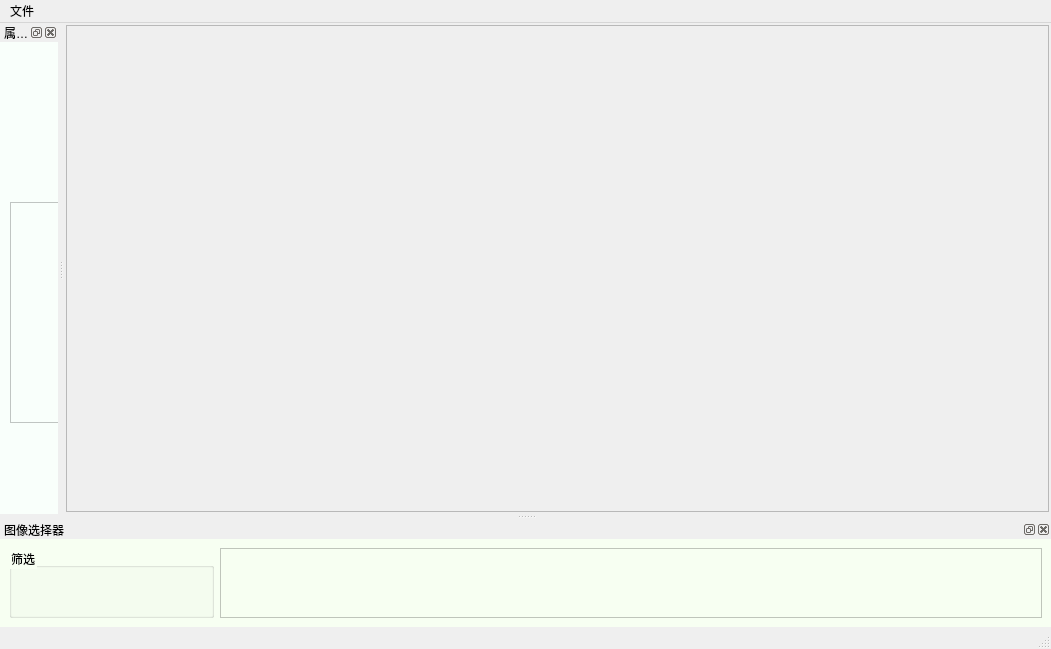
<?xml version="1.0" encoding="UTF-8"?>
<ui version="4.0">
 <class>MainWindow</class>
 <widget class="QMainWindow" name="MainWindow">
  <property name="geometry">
   <rect>
    <x>0</x>
    <y>0</y>
    <width>1051</width>
    <height>649</height>
   </rect>
  </property>
  <property name="windowTitle">
   <string>数据集</string>
  </property>
  <widget class="QWidget" name="centralwidget">
   <layout class="QGridLayout" name="gridLayout_2">
    <property name="leftMargin">
     <number>2</number>
    </property>
    <property name="topMargin">
     <number>2</number>
    </property>
    <property name="rightMargin">
     <number>2</number>
    </property>
    <property name="bottomMargin">
     <number>2</number>
    </property>
    <item row="0" column="0">
     <widget class="QFrame" name="frame">
      <property name="frameShape">
       <enum>QFrame::StyledPanel</enum>
      </property>
      <property name="frameShadow">
       <enum>QFrame::Sunken</enum>
      </property>
     </widget>
    </item>
   </layout>
  </widget>
  <widget class="QMenuBar" name="menubar">
   <property name="geometry">
    <rect>
     <x>0</x>
     <y>0</y>
     <width>1051</width>
     <height>23</height>
    </rect>
   </property>
   <widget class="QMenu" name="menu">
    <property name="title">
     <string>文件</string>
    </property>
    <addaction name="Dataset_open_a"/>
   </widget>
   <addaction name="menu"/>
  </widget>
  <widget class="QStatusBar" name="statusbar"/>
  <widget class="QDockWidget" name="dockWidget_2">
   <property name="styleSheet">
    <string notr="true">background-color: rgb(247, 255, 242);</string>
   </property>
   <property name="windowTitle">
    <string>图像选择器</string>
   </property>
   <attribute name="dockWidgetArea">
    <number>8</number>
   </attribute>
   <widget class="QWidget" name="dockWidgetContents_2">
    <layout class="QGridLayout" name="gridLayout" columnstretch="2,8">
     <item row="0" column="0">
      <widget class="QGroupBox" name="groupBox">
       <property name="title">
        <string>筛选</string>
       </property>
      </widget>
     </item>
     <item row="0" column="1">
      <widget class="QScrollArea" name="scrollArea">
       <property name="widgetResizable">
        <bool>true</bool>
       </property>
       <widget class="QWidget" name="scrollAreaWidgetContents">
        <property name="geometry">
         <rect>
          <x>0</x>
          <y>0</y>
          <width>820</width>
          <height>146</height>
         </rect>
        </property>
       </widget>
      </widget>
     </item>
    </layout>
   </widget>
  </widget>
  <widget class="QDockWidget" name="dockWidget_3">
   <property name="styleSheet">
    <string notr="true">background-color: rgb(249, 255, 251);</string>
   </property>
   <property name="windowTitle">
    <string>属性查看器</string>
   </property>
   <attribute name="dockWidgetArea">
    <number>1</number>
   </attribute>
   <widget class="QWidget" name="dockWidgetContents_3">
    <widget class="QListView" name="listView">
     <property name="geometry">
      <rect>
       <x>10</x>
       <y>160</y>
       <width>251</width>
       <height>221</height>
      </rect>
     </property>
    </widget>
   </widget>
  </widget>
  <action name="Dataset_open_a">
   <property name="text">
    <string>打开数据集</string>
   </property>
   <property name="toolTip">
    <string>打开数据集</string>
   </property>
   <property name="shortcut">
    <string>Ctrl+A</string>
   </property>
  </action>
 </widget>
 <resources/>
 <connections/>
</ui>
